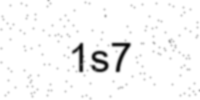
#> input picture CA2/Captcha/blurred_noisy_1s7_03.png, 200 x 100 px; its folder holds only this picture in this run
$ jupyter execute --allow-errors 'Captcha Generation.ipynb'
#> lines starting #> are read from the running program, lines starting #| are printed output that depends on the picture; after the words box and inside, x2 and y2 are one past the last pixel; in counts of white or black regions, pixels touching at a corner belong together
<font size=7 color="#5499C7" >Assignment 2: OCR</font>
- <font size=5>__Group Members__ : Kourosh Sajjadi - Kasra Noorbakhsh</font>
- <font size=5>__Student IDs__  : 810100587 - 810100230</font>
- <font size=5>__Course__ : Computer Vision</font>

[cell 1]
import os
import random
import string
import numpy as np
import pandas as pd
from scipy import ndimage
import matplotlib.pyplot as plt
from scipy.ndimage import label, find_objects
from PIL import ImageFilter, ImageFont, ImageDraw, Image

OUT_DIR = "Captcha"
mapset_dir = "Mapset"
os.makedirs(OUT_DIR, exist_ok=True)

WIDTH, HEIGHT = 200, 100
N_SAMPLES = 10
CHARS = string.ascii_lowercase + string.digits
FONT_SIZE = 40

font = ImageFont.truetype("arial.ttf", FONT_SIZE)

<font size=7 color="#5499C7" >Part 1: Generating Data</font>

<p align="justify"><font size="6" color="#A9CCE3"><b>Sample Generation</b></font><br></p>

<p align="justify">
Here we generated 10 random samples each containing 3 characters
</p>

[cell 2]
def generate_captcha(text):
    img = Image.new("RGB", (WIDTH, HEIGHT), (255, 255, 255))
    draw = ImageDraw.Draw(img)

    bbox = draw.textbbox((0, 0), text, font=font)
    text_w = bbox[2] - bbox[0]
    text_h = bbox[3] - bbox[1]
    x = (WIDTH - text_w) // 2
    y = (HEIGHT - text_h) // 2

    draw.text((x, y), text, font=font, fill=(0, 0, 0))

    text_mask = Image.new("L", (WIDTH, HEIGHT), 255)
    mask_draw = ImageDraw.Draw(text_mask)
    mask_draw.text((x, y), text, font=font, fill=0)

    return img

[cell 3]
for i in range(N_SAMPLES):
    text = ''.join(random.choices(CHARS, k=3))
    img = generate_captcha(text)
    img.save(os.path.join(OUT_DIR, f"{text}_{i:02d}.png"))
#> this loop made 10 passes
#> (bbox in generate_captcha, text_w in generate_captcha, text_h in generate_captcha, x in generate_captcha, y in generate_captcha) on passes 1 to 10: ((0, 9, 76, 46), 76, 37, 62, 31), ((-1, 8, 56, 46), 57, 38, 71, 31), ((0, 8, 66, 38), 66, 30, 67, 35), ((0, 8, 70, 38), 70, 30, 65, 35), ((0, 8, 81, 38), 81, 30, 59, 35), ((-1, 8, 62, 46), 63, 38, 68, 31), ((0, 8, 62, 38), 62, 30, 69, 35), ((0, 8, 75, 46), 75, 38, 62, 31), ((0, 8, 76, 46), 76, 38, 62, 31), ((0, 8, 75, 38), 75, 30, 62, 35)
#> pass 1, `img = generate_captcha(text)`:
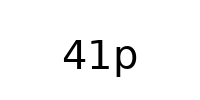
#> img: PIL image 200x100 RGB; min 0, max 255, mean 246.7
#> pass 2, `img = generate_captcha(text)`:
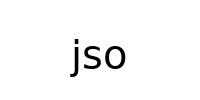
#> img: PIL image 200x100 RGB; min 0, max 255, mean 248.5
#> after the loop:
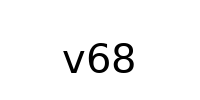
#> img: PIL image 200x100 RGB; min 0, max 255, mean 245.9

print(f"{N_SAMPLES} samples '{OUT_DIR}'")
#| 10 samples 'Captcha'

<p align="justify"><font size="6" color="#A9CCE3"><b>Salt and Pepper Noise</b></font><br></p>

<p align="justify">
Here we added salt and pepper noise to the samples generated and plotted them after the noise
</p>

[cell 4]
def add_salt_pepper_noise(image, salt_prob=0.01, pepper_prob=0.01):
    img_array = np.array(image)
    noisy_img = img_array.copy()

    # Salt noise (white pixels)
    salt_mask = np.random.random(img_array.shape[:2]) < salt_prob
    noisy_img[salt_mask] = [255, 255, 255]

    # Pepper noise (black pixels)
    pepper_mask = np.random.random(img_array.shape[:2]) < pepper_prob
    noisy_img[pepper_mask] = [0, 0, 0]

    return Image.fromarray(noisy_img)

files = sorted([f for f in os.listdir(OUT_DIR) if f.endswith('.png') and not f.startswith('noisy_')])
#> files = ['blurred_noisy_1s7_03.png']

original_images = []
noisy_images = []

for filename in files:
    original_path = os.path.join(OUT_DIR, filename)
    original_img = Image.open(original_path)
#> original_img is the input picture: PIL image 200x100 RGB; min 3, max 255, mean 246.7
    original_images.append(original_img)

    noisy_img = add_salt_pepper_noise(original_img)
#> in add_salt_pepper_noise, `noisy_img[salt_mask] = [255, 255, 255]`: noisy_img: shape (100, 200, 3); 0.3% of pixels changed, all inside (x1, y1, x2, y2) = (2, 2, 200, 98)
#> in add_salt_pepper_noise, `noisy_img[pepper_mask] = [0, 0, 0]`:
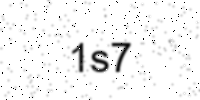
#> noisy_img: shape (100, 200, 3); min 0, max 255, mean 244.2
    noisy_images.append(noisy_img)

    noisy_filename = f"noisy_{filename}"
#> noisy_filename = 'noisy_blurred_noisy_1s7_03.png'
    noisy_img.save(os.path.join(OUT_DIR, noisy_filename))

fig, axes = plt.subplots(2, len(original_images), figsize=(20, 4))

#> (the rest of this cell did not finish here and is left out)

<p align="justify"><font size="6" color="#A9CCE3"><b>Blurring</b></font><br></p>

<p align="justify low">
Here we blurred the images using a 5x5 Gaussian blur kernel because it provides a smooth, natural-looking blur that simulates optical blur, with its values following a Gaussian distribution where the center pixel has the highest weight and the influence decreases smoothly for surrounding pixels; this symmetric kernel ensures uniform blurring in all directions, its normalized values that sum to 1 preserve the image's overall brightness, and the 5x5 size offers a moderate, noticeable-but-not-excessive blurring strength, making it a standard and widely used choice for image preprocessing and augmentation.
</p>

[cell 5]
# Define a Gaussian blur kernel (5x5)
kernel = np.array([
    [1, 4, 7, 4, 1],
    [4, 16, 26, 16, 4],
    [7, 26, 41, 26, 7],
    [4, 16, 26, 16, 4],
    [1, 4, 7, 4, 1],
]) / 273  # Normalize so sum equals 1

def apply_kernel_blur(image, kernel):
    img_array = np.array(image)
    blurred_channels = []
    for i in range(img_array.shape[2]):  # For each RGB channel
        channel = img_array[:, :, i]
        blurred_channel = ndimage.convolve(channel, kernel)
        blurred_channels.append(blurred_channel)

    # Stack the blurred channels back together
    blurred_img_array = np.stack(blurred_channels, axis=2)
    return Image.fromarray(blurred_img_array.astype('uint8'))

noisy_files = sorted([f for f in os.listdir(OUT_DIR) if f.startswith('noisy_') and f.endswith('.png')])
#> noisy_files = []
noisy_images = []
blurred_images = []

for filename in noisy_files:
    noisy_path = os.path.join(OUT_DIR, filename)
    noisy_img = Image.open(noisy_path)
    noisy_images.append(noisy_img)

    blurred_img = apply_kernel_blur(noisy_img, kernel)
    blurred_images.append(blurred_img)

    blurred_filename = f"blurred_{filename}"
    blurred_img.save(os.path.join(OUT_DIR, blurred_filename))

#> (the rest of this cell did not finish here and is left out)

<font size=7 color="#5499C7" >Part 2: Preprocessing Data</font>

<p align="justify"><font size="6" color="#A9CCE3"><b>Denoising</b></font><br></p>

<p align="justify low">
Here we tried to remove the noise we added to our images before using a blurring filter
Blurring filters are effective at removing noise from images because they work by averaging pixel values with their neighboring pixels, which helps to smooth out random variations caused by noise. When noise appears as isolated bright or dark pixels (like salt and pepper noise), applying a blur filter distributes these outlier values across the surrounding area, effectively reducing their impact and creating a more uniform appearance. The averaging process essentially acts as a low-pass filter that preserves the overall structure and important features of the image while attenuating the high-frequency components associated with noise. For optimal noise removal, we used a 7x7 Gaussian kernel which provides stronger blurring effect due to its larger size and more extensive neighborhood averaging
</p>

[cell 6]
# Define a 7x7 Gaussian blur kernel for stronger noise reduction
kernel = np.array([
    [1,  1,  2,  2,  2,  1,  1],
    [1,  2,  3,  4,  3,  2,  1],
    [2,  3,  5,  6,  5,  3,  2],
    [2,  4,  6,  8,  6,  4,  2],
    [2,  3,  5,  6,  5,  3,  2],
    [1,  2,  3,  4,  3,  2,  1],
    [1,  1,  2,  2,  2,  1,  1]
]) / 140  # Normalize so sum equals 1

# Load blurred_noisy images and create denoised versions
blurred_files = sorted([f for f in os.listdir(OUT_DIR) if f.startswith('blurred_noisy') and f.endswith('.png')])
#> blurred_files = ['blurred_noisy_1s7_03.png']
blurred_images = []
denoised_images = []

for filename in blurred_files:
    blurred_path = os.path.join(OUT_DIR, filename)
    blurred_img = Image.open(blurred_path)
    blurred_images.append(blurred_img)

    denoised_img = apply_kernel_blur(blurred_img, kernel)
#> the loop in apply_kernel_blur, `for i in range(img_array.shape[2]):` made 3 passes
#> pass 1, in apply_kernel_blur, `blurred_channel = ndimage.convolve(channel, kernel)`:
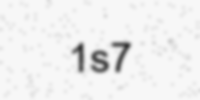
#> blurred_channel: shape (100, 200); min 56, max 247, mean 239.1
#> after the loop in apply_kernel_blur, `for i in range(img_array.shape[2]):`: blurred_channels = 3 items
    denoised_images.append(denoised_img)

    denoised_filename = f"denoised_{filename}"
#> denoised_filename = 'denoised_blurred_noisy_1s7_03.png'
    denoised_img.save(os.path.join(OUT_DIR, denoised_filename))

fig, axes = plt.subplots(2, len(blurred_images), figsize=(20, 4))

#> (the rest of this cell did not finish here and is left out)

<p align="justify"><font size="6" color="#A9CCE3"><b>Sharpening and De-blurring</b></font><br></p>

<p align="justify low">
Sharpening and de-blurring are image enhancement techniques used to improve the clarity and definition of images. Sharpening works by enhancing the edges and fine details in an image, typically using kernels that emphasize high-frequency components, while de-blurring specifically aims to reverse the effects of blur by attempting to recover the original sharp image from a blurred version using inverse filtering or other restoration algorithms. For denoised_blurred_noisy images, we applied a sharpening filter using a 3x3 kernel that enhances edges and details, which will help counteract the blurring effect and make the text more distinct
</p>

[cell 7]
# Define a sharpening kernel
sharpen_kernel = np.array([
    [0, -1, 0],
    [-1, 5, -1],
    [0, -1, 0]
])

# [12 lines left out: function apply_sharpening, not called in this run]

denoised_files = sorted([f for f in os.listdir(OUT_DIR) if f.startswith('denoised_blurred_noisy') and f.endswith('.png')])
#> denoised_files = []
denoised_images = []
sharpened_images = []

for filename in denoised_files:
    denoised_path = os.path.join(OUT_DIR, filename)
    denoised_img = Image.open(denoised_path)
    denoised_images.append(denoised_img)

    sharpened_img = apply_sharpening(denoised_img, sharpen_kernel)
    sharpened_images.append(sharpened_img)

    sharpened_filename = f"sharpened_{filename}"
    sharpened_img.save(os.path.join(OUT_DIR, sharpened_filename))

#> (the rest of this cell did not finish here and is left out)

<p align="justify"><font size="6" color="#A9CCE3"><b>Another Denoising method</b></font><br></p>

<p align="justify">
Here we changed the iamages to be binary and removed those components less than threshold
</p>

[cell 8]
# [23 lines left out: function convert_to_binary_and_remove_small_components, not called in this run]

sharpened_files = sorted([f for f in os.listdir(OUT_DIR) if f.startswith('sharpened_denoised_blurred_noisy') and f.endswith('.png')])
#> sharpened_files = []
sharpened_images = []
binary_images = []

for filename in sharpened_files:
    sharpened_path = os.path.join(OUT_DIR, filename)
    sharpened_img = Image.open(sharpened_path)
    sharpened_images.append(sharpened_img)

    binary_img = convert_to_binary_and_remove_small_components(sharpened_img, threshold=128, min_size=30)
    binary_images.append(binary_img)

    binary_filename = f"binary_{filename}"
    binary_img.save(os.path.join(OUT_DIR, binary_filename))

#> (the rest of this cell did not finish here and is left out)

<font size=7 color="#5499C7" >Part 3: Segmentation</font>

<p align="justify low">
Here we extracted characters from images of the previous section and reported the number of them
</p>

[cell 9]
# [22 lines left out: function extract_characters, not called in this run]

def resize_to_64x64(image):
    return image.resize((64, 64), Image.Resampling.LANCZOS)

char_output_dir = os.path.join(OUT_DIR, "segmented_chars")
os.makedirs(char_output_dir, exist_ok=True)

binary_files = sorted([f for f in os.listdir(OUT_DIR) if f.startswith('binary_sharpened_denoised_blurred_noisy') and f.endswith('.png')])
#> binary_files = []
all_characters = []

for idx, filename in enumerate(binary_files):
    binary_path = os.path.join(OUT_DIR, filename)
    binary_img = Image.open(binary_path)

    characters = extract_characters(binary_img)
    print(f"Image {filename}: {len(characters)} characters extracted")

    for char_idx, char_img in enumerate(characters):
        resized_char = resize_to_64x64(char_img)

        # Create a unique filename based on the original image and character index
        base_name = os.path.splitext(filename)[0]
        char_filename = f"{base_name}_char_{char_idx}.png"
        char_path = os.path.join(char_output_dir, char_filename)

        resized_char.save(char_path)
        all_characters.append(resized_char)

print(f"\nTotal characters saved: {len(all_characters)}")
print(f"Characters saved in folder: {char_output_dir}")
#| Characters saved in folder: Captcha/segmented_chars

<font size=7 color="#5499C7" >Part 4: Character Recognition</font>

<p align="justify low">
We evaluated the similarity between our segmented CAPTCHA characters (from segmented_chars folder) and template images in the Mapset folder using Normalized Cross-Correlation — a non-learning, structural matching method. For each segmented character, it compares it against all templates, finds the best match based on correlation score, and saves the results to a CSV file with three columns: the segmented image filename, its predicted label (the best-matching template), and the correlation score. This allows you to assess recognition accuracy without machine learning.
</p>

[cell 10]
# [12 lines left out: function calculate_normalized_cross_correlation, not called in this run]

def load_mapset_images(mapset_dir):
    templates = {}
    for filename in os.listdir(mapset_dir):
        if filename.endswith('.png'):
            label = os.path.splitext(filename)[0]
            img_path = os.path.join(mapset_dir, filename)
            img = Image.open(img_path).convert('L')  # Convert to grayscale

            # INVERT MAPSET IMAGES to match segmented images (black text on white bg)
            img = Image.fromarray(255 - np.array(img))

            templates[label] = img
    return templates

def evaluate_similarity(segmented_dir, mapset_dir, output_csv_path):
    templates = load_mapset_images(mapset_dir)

    # Get list of segmented character files
    segmented_files = sorted([f for f in os.listdir(segmented_dir) if f.endswith('.png')])

    results = []

    for segment_file in segmented_files:
        segment_path = os.path.join(segmented_dir, segment_file)
        segment_img = Image.open(segment_path).convert('L')

        best_match_label = None
        best_correlation = -1.0

        for label, template_img in templates.items():
            if segment_img.size != template_img.size:
                template_img = template_img.resize(segment_img.size, Image.Resampling.LANCZOS)

            correlation = calculate_normalized_cross_correlation(segment_img, template_img)

            if correlation > best_correlation:
                best_correlation = correlation
                best_match_label = label

        results.append({
            'segment_file': segment_file,
            'predicted_label': best_match_label,
            'correlation': best_correlation
        })

    df = pd.DataFrame(results)
    df.to_csv(output_csv_path, index=False)

    print(f"Similarity evaluation completed. Results saved to {output_csv_path}")
    print(f"Total segments evaluated: {len(results)}")

    return df

segmented_dir = os.path.join(OUT_DIR, "segmented_chars")
output_csv_path = os.path.join(OUT_DIR, "character_recognition_results.csv")

#> (the rest of this cell did not finish here and is left out)

$ run again, on CA2/Captcha/blurred_noisy_57n_04.png
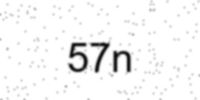
#> input picture CA2/Captcha/blurred_noisy_57n_04.png, 200 x 100 px
#> the loop `for i in range(N_SAMPLES):` made 10 passes
#> (bbox in generate_captcha, text_w in generate_captcha, text_h in generate_captcha, x in generate_captcha, y in generate_captcha) on passes 1 to 8: ((0, 9, 76, 46), 76, 37, 62, 31), ((-1, 8, 56, 46), 57, 38, 71, 31), ((0, 8, 66, 38), 66, 30, 67, 35), ((0, 8, 70, 38), 70, 30, 65, 35), ((0, 8, 81, 38), 81, 30, 59, 35), ((-1, 8, 62, 46), 63, 38, 68, 31), ((0, 8, 62, 38), 62, 30, 69, 35), ((0, 8, 75, 46), 75, 38, 62, 31)
#| 10 samples 'Captcha'
#> files = ['blurred_noisy_57n_04.png']
#> original_img is the input picture: PIL image 200x100 RGB; min 10, max 255, mean 245.4
#> in add_salt_pepper_noise, `noisy_img[pepper_mask] = [0, 0, 0]`:
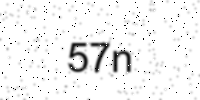
#> noisy_img: shape (100, 200, 3); min 0, max 255, mean 242.9
#> noisy_filename = 'noisy_blurred_noisy_57n_04.png'
#> noisy_files = []
#> blurred_files = ['blurred_noisy_57n_04.png']
#> the loop in apply_kernel_blur, `for i in range(img_array.shape[2]):` made 3 passes
#> pass 1, in apply_kernel_blur, `blurred_channel = ndimage.convolve(channel, kernel)`:
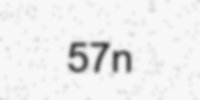
#> blurred_channel: shape (100, 200); min 59, max 247, mean 237.8
#> after the loop in apply_kernel_blur, `for i in range(img_array.shape[2]):`: blurred_channels = 3 items
#> denoised_filename = 'denoised_blurred_noisy_57n_04.png'
#> denoised_files = []
#| Characters saved in folder: Captcha/segmented_chars

$ run again, on CA2/Captcha/blurred_noisy_5cm_09.png
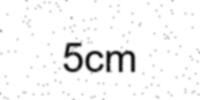
#> input picture CA2/Captcha/blurred_noisy_5cm_09.png, 200 x 100 px
#> the loop `for i in range(N_SAMPLES):` made 10 passes
#> (bbox in generate_captcha, text_w in generate_captcha, text_h in generate_captcha, x in generate_captcha, y in generate_captcha) on passes 1 to 8: ((0, 9, 76, 46), 76, 37, 62, 31), ((-1, 8, 56, 46), 57, 38, 71, 31), ((0, 8, 66, 38), 66, 30, 67, 35), ((0, 8, 70, 38), 70, 30, 65, 35), ((0, 8, 81, 38), 81, 30, 59, 35), ((-1, 8, 62, 46), 63, 38, 68, 31), ((0, 8, 62, 38), 62, 30, 69, 35), ((0, 8, 75, 46), 75, 38, 62, 31)
#| 10 samples 'Captcha'
#> files = ['blurred_noisy_5cm_09.png']
#> original_img is the input picture: PIL image 200x100 RGB; min 11, max 255, mean 244.8
#> in add_salt_pepper_noise, `noisy_img[pepper_mask] = [0, 0, 0]`:
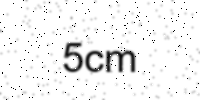
#> noisy_img: shape (100, 200, 3); min 0, max 255, mean 242.3
#> noisy_filename = 'noisy_blurred_noisy_5cm_09.png'
#> noisy_files = []
#> blurred_files = ['blurred_noisy_5cm_09.png']
#> the loop in apply_kernel_blur, `for i in range(img_array.shape[2]):` made 3 passes
#> pass 1, in apply_kernel_blur, `blurred_channel = ndimage.convolve(channel, kernel)`:
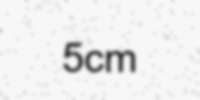
#> blurred_channel: shape (100, 200); min 64, max 247, mean 237.2
#> after the loop in apply_kernel_blur, `for i in range(img_array.shape[2]):`: blurred_channels = 3 items
#> denoised_filename = 'denoised_blurred_noisy_5cm_09.png'
#> denoised_files = []
#| Characters saved in folder: Captcha/segmented_chars

$ run again, on CA2/Captcha/blurred_noisy_6xh_05.png
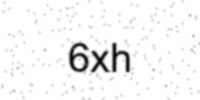
#> input picture CA2/Captcha/blurred_noisy_6xh_05.png, 200 x 100 px
#> the loop `for i in range(N_SAMPLES):` made 10 passes
#> (bbox in generate_captcha, text_w in generate_captcha, text_h in generate_captcha, x in generate_captcha, y in generate_captcha) on passes 1 to 8: ((0, 9, 76, 46), 76, 37, 62, 31), ((-1, 8, 56, 46), 57, 38, 71, 31), ((0, 8, 66, 38), 66, 30, 67, 35), ((0, 8, 70, 38), 70, 30, 65, 35), ((0, 8, 81, 38), 81, 30, 59, 35), ((-1, 8, 62, 46), 63, 38, 68, 31), ((0, 8, 62, 38), 62, 30, 69, 35), ((0, 8, 75, 46), 75, 38, 62, 31)
#| 10 samples 'Captcha'
#> files = ['blurred_noisy_6xh_05.png']
#> original_img is the input picture: PIL image 200x100 RGB; min 5, max 255, mean 244.5
#> in add_salt_pepper_noise, `noisy_img[pepper_mask] = [0, 0, 0]`:
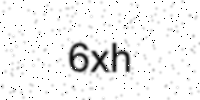
#> noisy_img: shape (100, 200, 3); min 0, max 255, mean 242.1
#> noisy_filename = 'noisy_blurred_noisy_6xh_05.png'
#> noisy_files = []
#> blurred_files = ['blurred_noisy_6xh_05.png']
#> the loop in apply_kernel_blur, `for i in range(img_array.shape[2]):` made 3 passes
#> pass 1, in apply_kernel_blur, `blurred_channel = ndimage.convolve(channel, kernel)`:
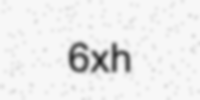
#> blurred_channel: shape (100, 200); min 40, max 247, mean 237
#> after the loop in apply_kernel_blur, `for i in range(img_array.shape[2]):`: blurred_channels = 3 items
#> denoised_filename = 'denoised_blurred_noisy_6xh_05.png'
#> denoised_files = []
#| Characters saved in folder: Captcha/segmented_chars
